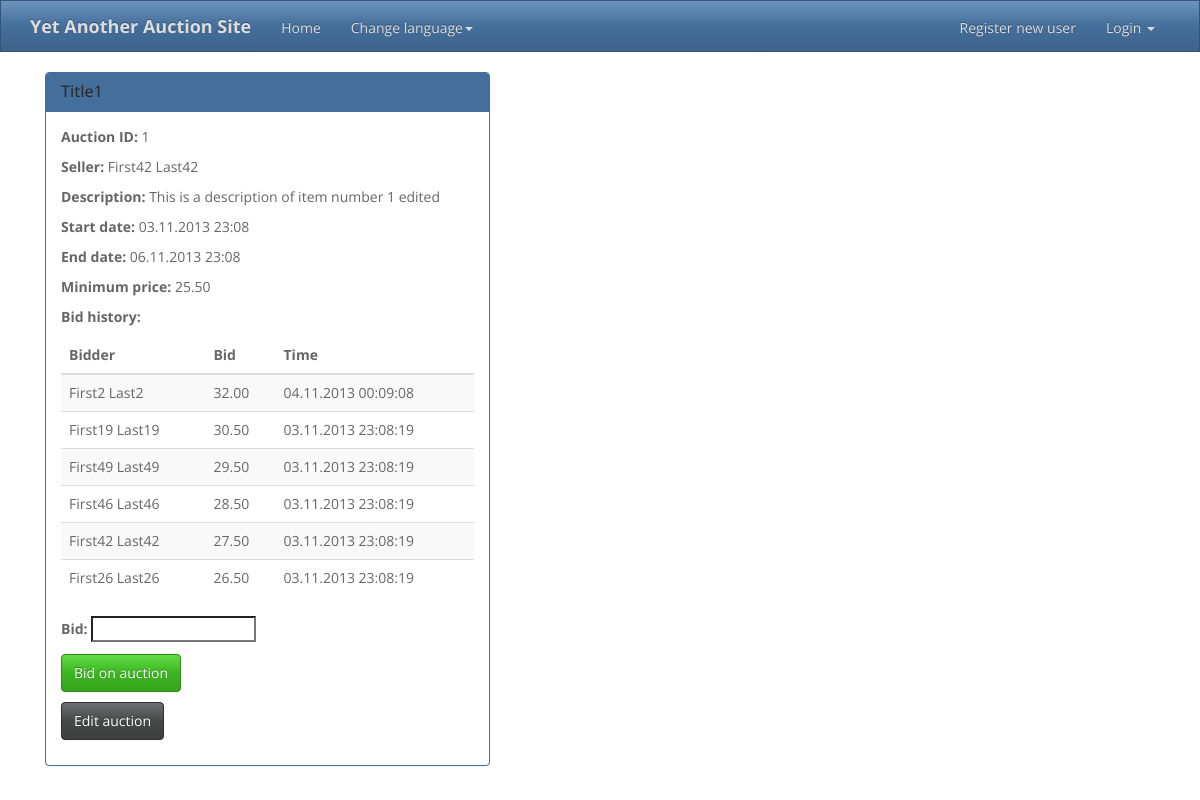
Page /YAAS/auction/1/ on the earlier database version.
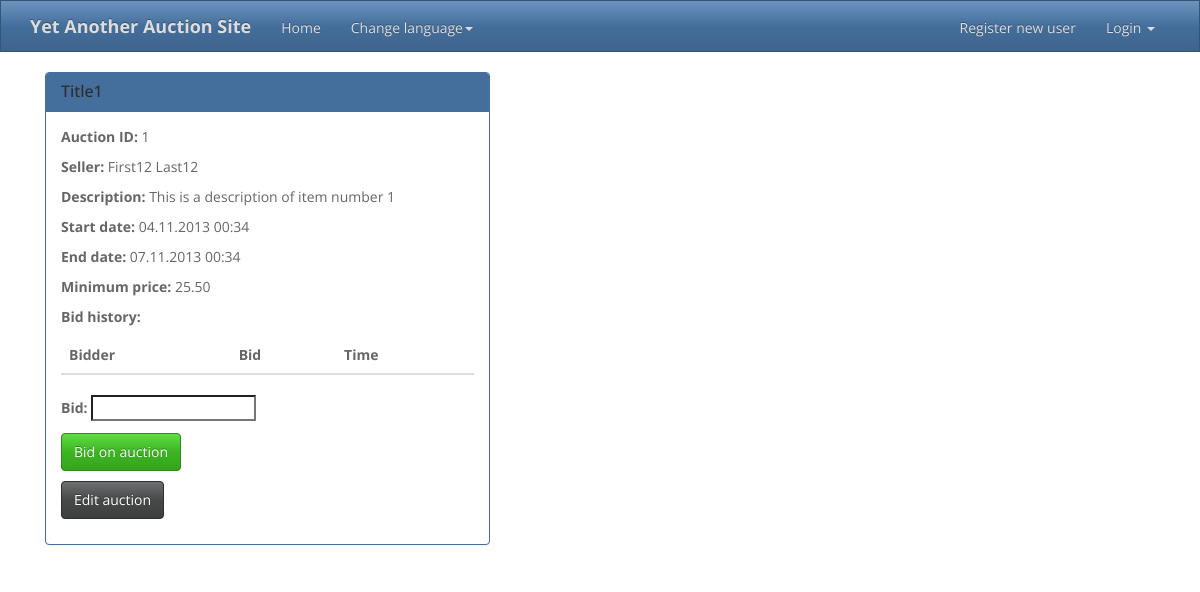
Same page on the later database version.
### YAAS_app/models.py (models this page shows, shortened)
class Auction(models.Model):
    id = models.AutoField(primary_key=True)
    seller = models.ForeignKey(User, related_name='seller')
    title = models.CharField(max_length=30)
    description = models.TextField()
    start_date = models.DateTimeField(auto_now_add=True)
    updated_date = models.DateTimeField(auto_now=True)
    end_date = models.DateTimeField()
    minimum_price = models.DecimalField(max_digits=16, decimal_places=2)
    active = models.BooleanField(default=True)
    banned = models.BooleanField(default=False)
    winner = models.ForeignKey(User, related_name='winner', null=True, blank=True)
    @classmethod
    def getActiveById(cls, auction_id):
        try:
            a = cls.objects.get(id=auction_id)
        except ObjectDoesNotExist:
            a = None
        if a and a.active and not a.banned:
            return a
        else:
            return None
    def getBidHistory(self):
        bids = Bid.getBidsForAuction(self)
        return bids

class Bid(models.Model):
    id = models.AutoField(primary_key=True)
    auction = models.ForeignKey(Auction)
    bidder = models.ForeignKey(User)
    bid = models.DecimalField(max_digits=16, decimal_places=2)
    timestamp = models.DateTimeField(auto_now_add=True)
    @classmethod
    def getBidsForAuction(cls, auction):
        bids = cls.objects.filter(auction=auction).order_by("-timestamp")
        return bids

### YAAS_app/views.py (the view)
def view_auction(request, id):
    auction = Auction.getActiveById(id)
    if auction:
        template = "view_auction.html"
        context = {"auction": auction, "bid_history": auction.getBidHistory(),
                   "bid_form": BidForm(initial={"updated": auction.updated_date})}
        return render_to_response(template, context, context_instance=RequestContext(request))
    else:
        template = "message.html"
        context = {"message": "Auction not found"}
        return render_to_response(template, context, context_instance=RequestContext(request))

### YAAS_app/forms.py
class BidForm(forms.ModelForm):
    class Meta:
        model = Bid
        fields = ('bid',)
    updated = forms.DateTimeField(widget=forms.HiddenInput, required=False)

### templates/view_auction.html (shortened to what this page needs)
{% extends "base.html" %}
{% block content %}
    <div class="col-md-5">
        <div class="panel panel-primary">
            <div class="panel-heading">
                <h3 class="panel-title">{{ auction.title }}</h3>
            </div>
            <div class="panel-body">
                <p><b>Auction ID:</b> {{ auction.id }}</p>
                <p><b>Seller:</b> {{ auction.seller.get_full_name }}</p>
                <p><b>Description:</b> {{ auction.description }}</p>
                <p><b>Start date:</b> {{ auction.start_date|date:"d.m.Y H:i" }}</p>
                <p><b>End date:</b> {{ auction.end_date|date:"d.m.Y H:i" }}</p>
                <p><b>Minimum price:</b> {{ auction.minimum_price|floatformat:2 }}</p>
                <p><b>Bid history:</b> </p>
                <table class="table table-striped table-hover">
                    <thead>
                    <tr>
                        <th>Bidder</th>
                        <th>Bid</th>
                        <th>Time</th>
                    </tr>
                    </thead>
                    <tbody>
                        {% for b in bid_history %}
                        <tr>
                            <td>{{ b.bidder.get_full_name }}</td>
                            <td>{{ b.bid|floatformat:2 }}</td>
                            <td>{{ b.timestamp|date:"d.m.Y H:i:s" }}</td>
                        </tr>
                        {% endfor %}
                    </tbody>
                </table>
                <form class="form-horizontal" action="/YAAS/auction/{{ auction.id }}/bid/" method="post">
                    {{ bid_form.as_p }}
                    <p><input type="submit" class="btn btn-success" value="Bid on auction"/></p>
                </form>
                <p>
                    <a href="/YAAS/auction/{{ auction.id }}/edit/" class="btn btn-default">Edit auction</a>
                </p>
            </div>
        </div>
    </div>
{% endblock %}

Differences in the rows shown:
no longer on this page (row edited): Bid: bidder.get_full_name "First2 Last2", bid "32.00", timestamp "04.11.2013 00:09:08"
no longer on this page (row edited): Bid: bidder.get_full_name "First19 Last19", bid "30.50", timestamp "03.11.2013 23:08:19"
no longer on this page (row edited): Bid: bidder.get_full_name "First49 Last49", bid "29.50", timestamp "03.11.2013 23:08:19"
no longer on this page (row edited): Bid: bidder.get_full_name "First46 Last46", bid "28.50", timestamp "03.11.2013 23:08:19"
no longer on this page (row edited): Bid: bidder.get_full_name "First42 Last42", bid "27.50", timestamp "03.11.2013 23:08:19"
no longer on this page (row edited): Bid: bidder.get_full_name "First26 Last26", bid "26.50", timestamp "03.11.2013 23:08:19"
changed Auction "Title1": seller.get_full_name "First42 Last42" → "First12 Last12"; description "This is a description of item number 1 edited" → "This is a description of item number 1"; start_date "03.11.2013 23:08" → "04.11.2013 00:34"; end_date "06.11.2013 23:08" → "07.11.2013 00:34"
